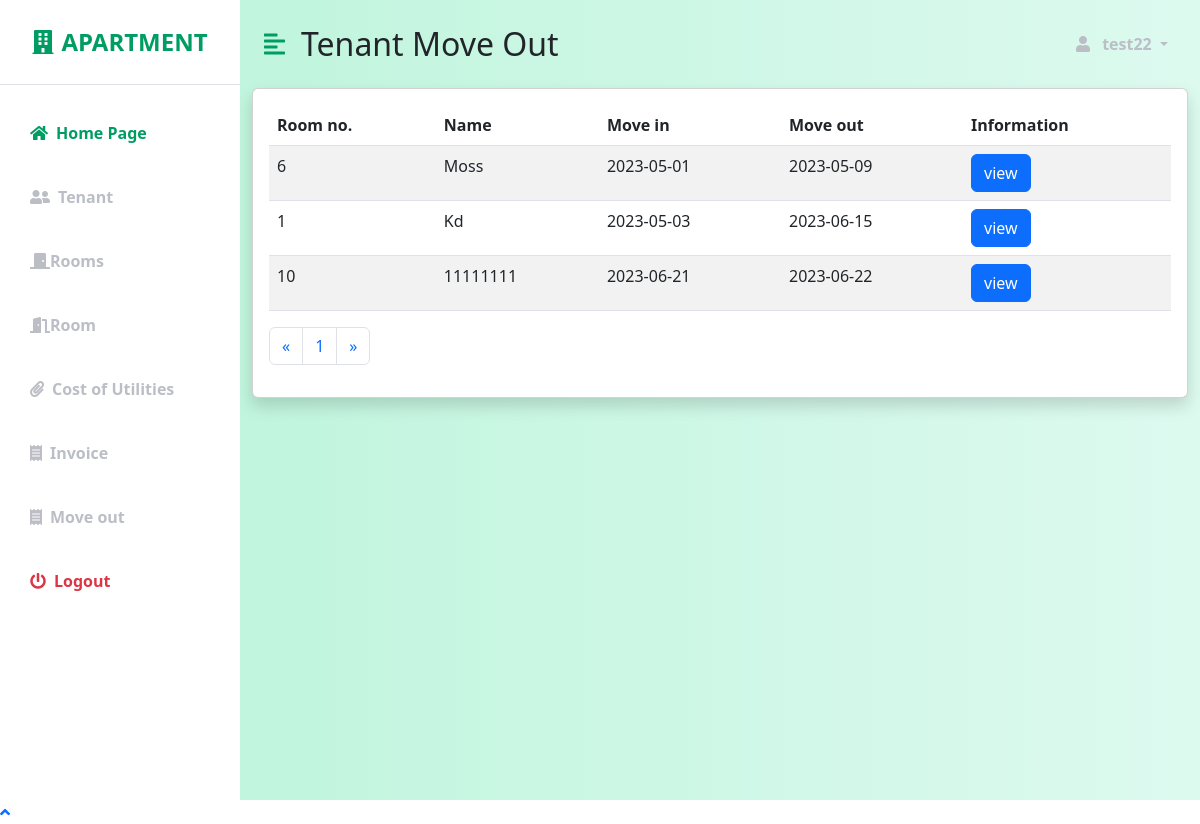
Screenshot of /moveout.php (signed in) with the database file from the repository.
### tables this page shows
CREATE TABLE `moveout` (
  `id` int(11) NOT NULL,
  `username` varchar(100) NOT NULL COMMENT '用户名',
  `number` varchar(100) NOT NULL COMMENT '房号',
  `tel` varchar(100) NOT NULL COMMENT '房客电话',
  `emailT` varchar(100) NOT NULL COMMENT '房客邮箱',
  `dateIn` date NOT NULL COMMENT '搬入',
  `dateOut` date NOT NULL COMMENT '搬出'
);

### moveout.php (the view, shortened to what this page needs)
<?php
include('connection.php');
$perpage = 10;
if (isset($_GET['page'])) {
    $page = $_GET['page'];
} else {
    $page = 1;
}
$start = ($page - 1) * $perpage;
$sql = "select * from moveout order by dateOut limit {$start} , {$perpage} ";
$query = mysqli_query($conn, $sql);
?>
<!DOCTYPE html>
<html lang="en">
<head>
    <link href="https://cdn.jsdelivr.net/npm/bootstrap@5.3.0-alpha3/dist/css/bootstrap.min.css" rel="stylesheet" />
    <link rel="stylesheet" href="https://cdnjs.cloudflare.com/ajax/libs/font-awesome/5.15.3/css/all.min.css" />
    <link rel="stylesheet" href="homepage.css" />
</head>
<body>
    <div class="d-flex" id="wrapper">
        <div class="bg-white" id="sidebar-wrapper">
            <div class="sidebar-heading text-center py-4 primary-text fs-4 fw-bold text-uppercase border-bottom"><i class="fas fa-building me-2"></i></i>Apartment</div>
            <div class="list-group list-group-flush my-3">
                <a href="homepage.php" class="list-group-item list-group-item-action bg-transparent second-text active"><i class="fas fa-home me-2"></i>Home Page</a>
                <a href="tenant.php" class="list-group-item list-group-item-action bg-transparent second-text fw-bold"><i class="fas fa-user-friends me-2"></i>Tenant</a>
                <a href="rooms.php" class="list-group-item list-group-item-action bg-transparent second-text fw-bold"><i class="fas fa-door-closed"></i>Rooms</a>
                <a href="room.php" class="list-group-item list-group-item-action bg-transparent second-text fw-bold"><i class="	fas fa-door-open"></i>Room</a>
                <a href="cost.php" class="list-group-item list-group-item-action bg-transparent second-text fw-bold"><i class="fas fa-paperclip me-2"></i>Cost of Utilities</a>
                <a href="invoice.php" class="list-group-item list-group-item-action bg-transparent second-text fw-bold"><i class="fas fa-receipt me-2"></i>Invoice</a>
                <a href="moveout.php" class="list-group-item list-group-item-action bg-transparent second-text fw-bold"><i class="fas fa-receipt me-2"></i>Move out</a>
                <a href="#" class="list-group-item list-group-item-action bg-transparent text-danger fw-bold" data-bs-toggle="modal" data-bs-target="#logoutmodal"><i class="fas fa-power-off me-2"></i>Logout</a>
            </div>
        </div>
        <div id="page-content-wrapper">
            <nav class="navbar navbar-expand-lg navbar-light bg-transparent py-4 px-4">
                <div class="d-flex align-items-center">
                    <i class="fas fa-align-left primary-text fs-4 me-3" id="menu-toggle"></i>
                    <h2 class="fs-2 m-0">Tenant Move Out</h2>
                </div>
                <div class="collapse navbar-collapse" id="navbarSupportedContent">
                    <ul class="navbar-nav ms-auto mb-2 mb-lg-0">
                        <li class="nav-item dropdown">
                            <a class="nav-link dropdown-toggle second-text fw-bold" href="#" id="navbarDropdown" role="button" data-bs-toggle="dropdown" aria-expanded="false">
                                <i class="fas fa-user me-2"></i> <?php echo $_SESSION['username']; ?>
                            </a>
                        </li>
                    </ul>
                </div>
            </nav>
                <div class="container-fluid">
                    <div class="card shadow mb-4">
                        <div class="card-body">
                            <div class="table-responsive">
                                <table class="table table-striped">
                                    <thead>
                                        <tr>
                                            <th>Room no.</th>
                                            <th>Name</th>
                                            <th>Move in</th>
                                            <th>Move out</th>
                                            <th>Information</th>
                                        </tr>
                                    </thead>
                                    <tbody>
                                        <?php while ($result = mysqli_fetch_assoc($query)) { ?>
                                            <tr>
                                                <td><?php echo $result["number"]; ?></td>
                                                <td><?php echo $result["username"]; ?></td>
                                                <td><?php echo $result["dateIn"]; ?></td>
                                                <td> <?php echo $result["dateOut"]; ?></td>
                                                <td><button type="button" class="btn btn-primary" data-toggle="modal" data-target="#modalview<?php echo $result["id"]; ?>"> view </button></td>
                                            </tr>
                                        <?php } ?>
                                    </tbody>
                                </table>
                                <?php
                                $sql2 = "select * from moveout ";
                                $query2 = mysqli_query($conn, $sql2);
                                $total_record = mysqli_num_rows($query2);
                                $total_page = ceil($total_record / $perpage);
                                ?>
                                <nav aria-label="Page navigation example">
                                    <ul class="pagination">
                                        <li class="page-item">
                                            <a class="page-link" href="moveout.php?page=1" aria-label="Previous">
                                                <span aria-hidden="true">&laquo;</span>
                                            </a>
                                        </li>
                                        <?php for ($i = 1; $i <= $total_page; $i++) { ?>
                                            <li class="page-item"><a class="page-link" href="moveout.php?page=<?php echo $i; ?>"><?php echo $i; ?></a></li>
                                        <?php } ?>
                                        <li class="page-item">
                                            <a class="page-link" href="moveout.php?page=<?php echo $total_page; ?>" aria-label="Next">
                                                <span aria-hidden="true">&raquo;</span>
                                            </a>
                                        </li>
                                    </ul>
                                </nav>
                            </div>
                        </div>
                    </div>
                </div>
            </div>
        </div>
    <a class="scroll-to-top rounded" href="#page-top">
        <i class="fas fa-angle-up"></i>
    </a>
</body>
</html>

### homepage.css (style rules this page uses)
:root { --main-bg-color: #009d63; --main-text-color: #009d63; --second-text-color: #bbbec5; --second-bg-color: #c1efde; }
.primary-text { color: var(--main-text-color); }
.second-text { color: var(--second-text-color); }
#wrapper { overflow-x: hidden; background-image: linear-gradient( to right, #baf3d7, #c2f5de, #cbf7e4, #d4f8ea, #ddfaef ); }
#sidebar-wrapper { min-height: 100vh; margin-left: -15rem; -webkit-transition: margin 0.25s ease-out; -moz-transition: margin 0.25s ease-out; -o-transition: margin 0.25s ease-out; transition: margin 0.25s ease-out; }
#sidebar-wrapper .sidebar-heading { padding: 0.875rem 1.25rem; font-size: 1.2rem; }
#sidebar-wrapper .list-group { width: 15rem; }
#page-content-wrapper { min-width: 100vw; }
#menu-toggle { cursor: pointer; }
.list-group-item { border: none; padding: 20px 30px; }
.list-group-item.active { background-color: transparent; color: var(--main-text-color); font-weight: bold; border: none; }
@media (min-width: 768px) { #sidebar-wrapper { margin-left: 0; } }
@media (min-width: 768px) { #page-content-wrapper { min-width: 0; width: 100%; } }

### rows the page displays
moveout: number "6", username "Moss", dateIn "2023-05-01", dateOut "2023-05-09"
moveout: number "1", username "Kd", dateIn "2023-05-03", dateOut "2023-06-15"
moveout: number "10", username "11111111", dateIn "2023-06-21", dateOut "2023-06-22"

### other values shown
$_SESSION['username'] "test22"
